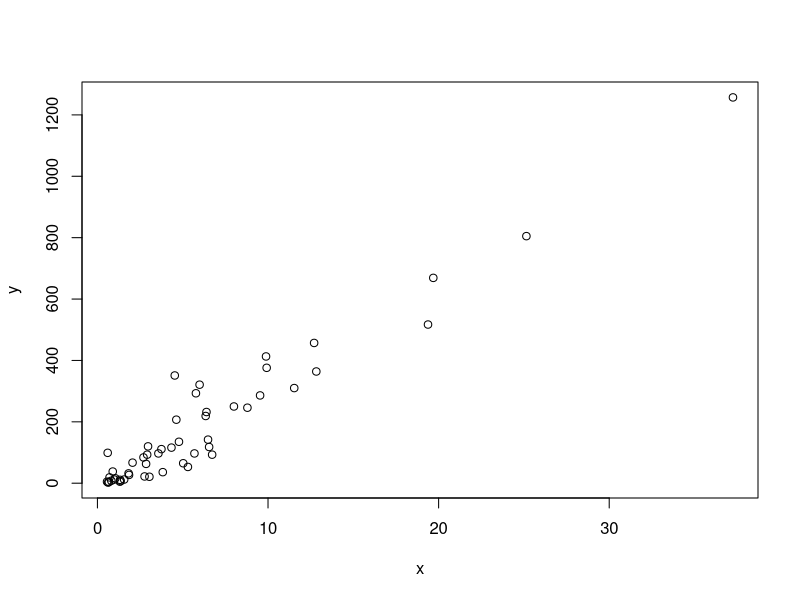
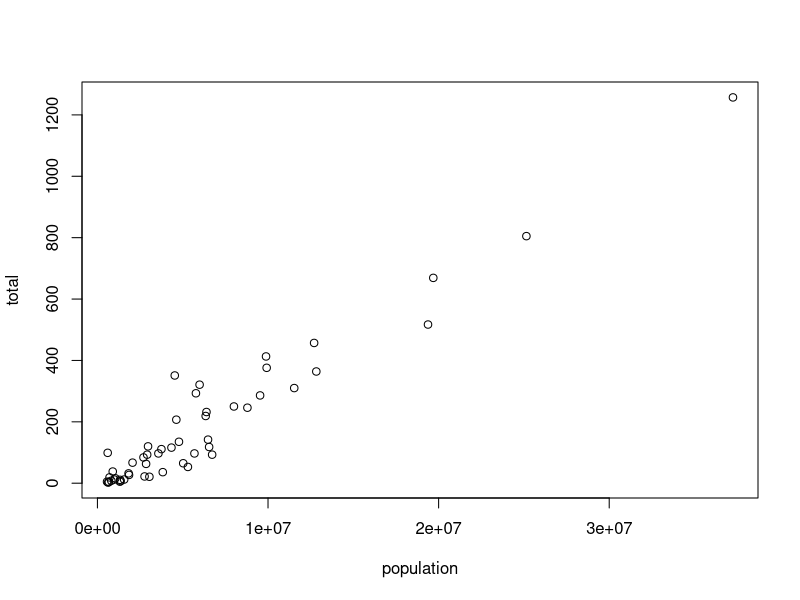
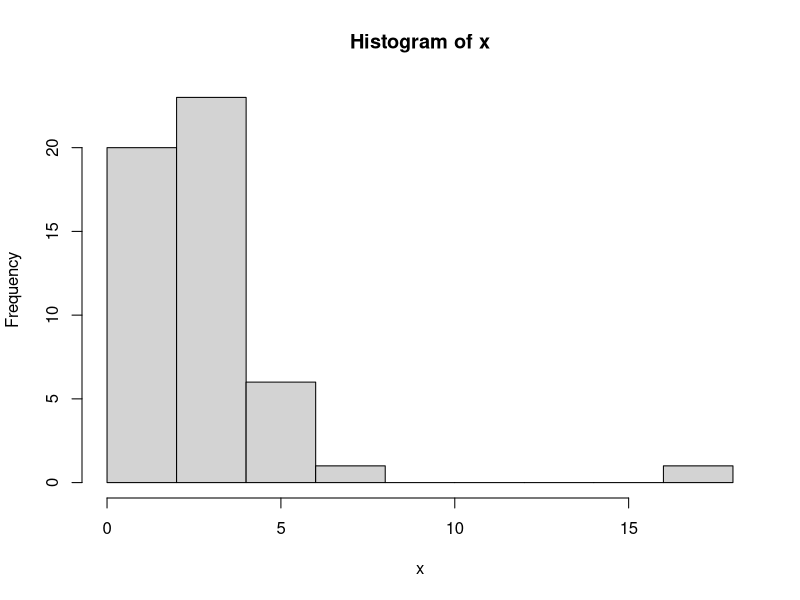
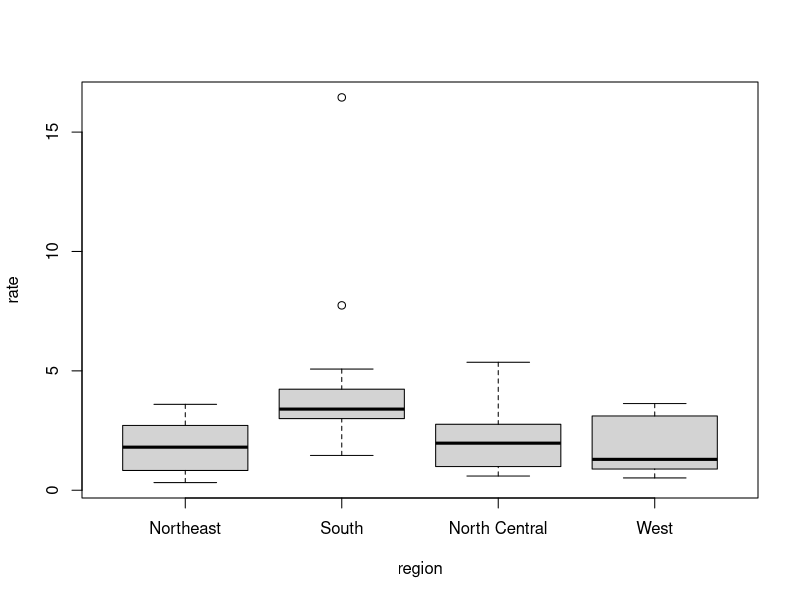
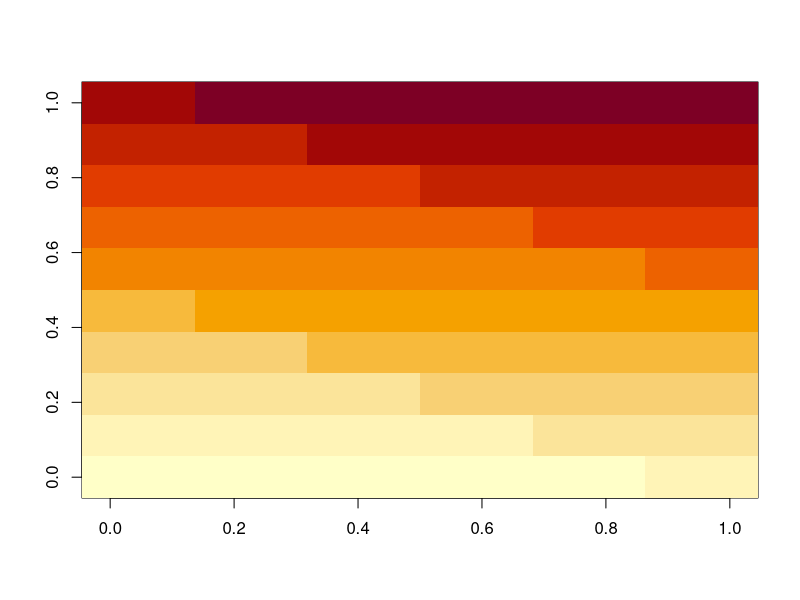
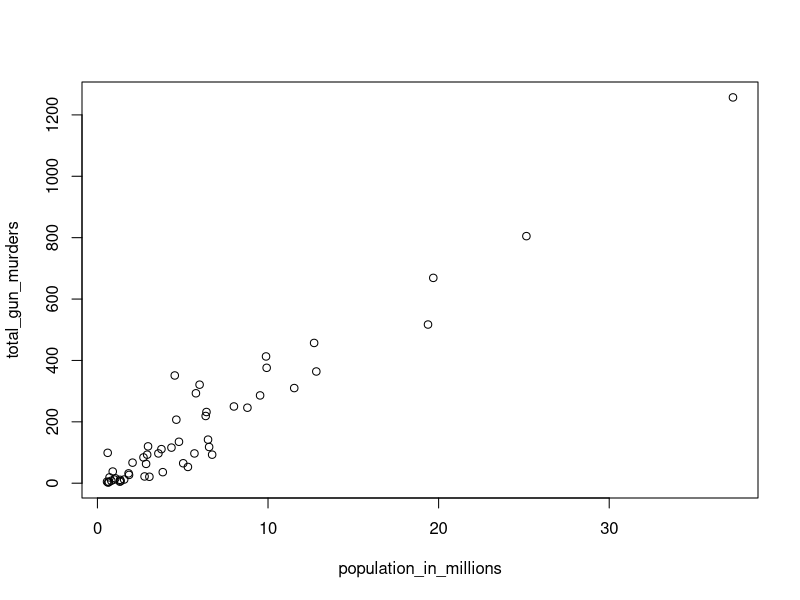
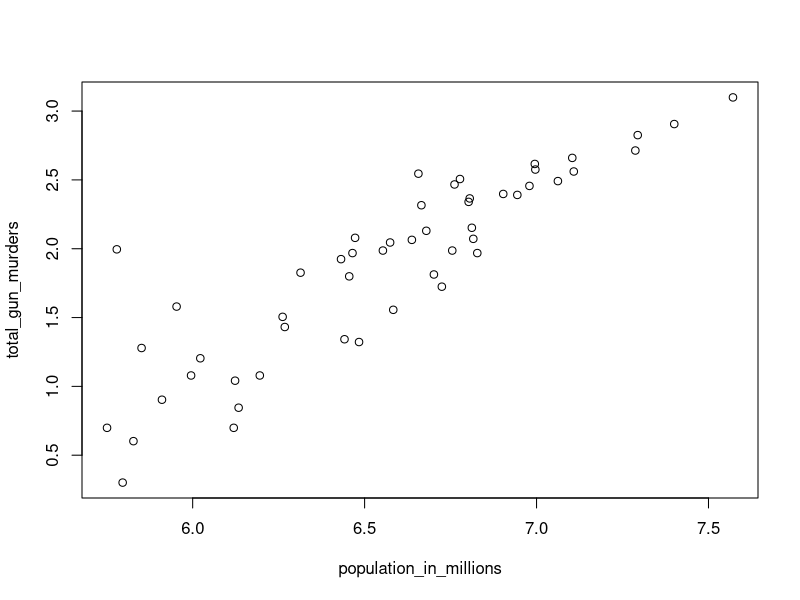
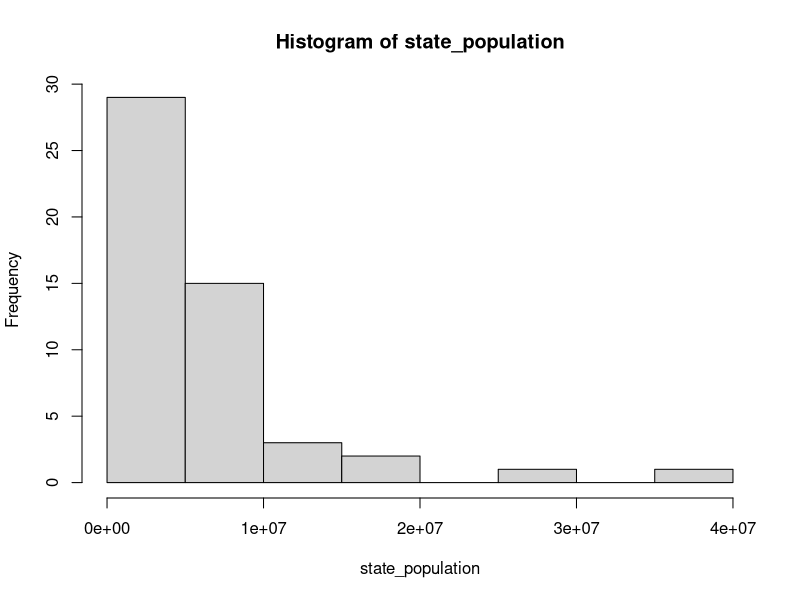

The R script that drew these images, in order:
## ---- chunk 1
a<-1
b<-1
c<--1
## ---- chunk 2
a
## ---- chunk 3
print(a)
## ---- chunk 4
ls()
## ---- chunk 5
(-b+sqrt(b^2-4*a*c))/2*a
(-b-sqrt(b^2-4*a*c))/2*a
## ---- chunk 6
log(8)
log(a)
## ---- chunk 7
help("log")
## ---- chunk 8
?log
## ---- chunk 9
args(log)
## ---- chunk 10
log(8,base=2)
## ---- chunk 11
log(x=8,base=2)
## ---- chunk 12
log(8,2)
## ---- chunk 13
log(base=2,x=8)
## ---- chunk 14
2^3
## ---- chunk 15
help("+")
## ---- chunk 16
?"+"
## ---- chunk 17
help(">")
## ---- chunk 18
?">"
## ---- chunk 19
data()
## ---- chunk 20
co2
## ---- chunk 21
pi
Inf+1
## ---- chunk 22
solution_1 <- (-b + sqrt(b^2 - 4*a*c)) / (2*a)
solution_2 <- (-b - sqrt(b^2 - 4*a*c)) / (2*a)
## ---- chunk 23
a<-3
b<-2
c<--1
(-b+sqrt(b^2-4*a*c))/2*a
(-b-sqrt(b^2-4*a*c))/2*a
## ---- chunk 24
## Code to compute solution to quadratic equation of the form ax^2+b+c
##define the variables
a<-3
b<-2
c<--1

##now compute the solution
(-b+sqrt(b^2-4*a*c))/2*a
(-b-sqrt(b^2-4*a*c))/2*a
## ---- chunk 25
n<-100
n*(n+1)/2
## ---- chunk 26
n<-1000
n*(n+1)/2
## ---- chunk 27
n<-1000
x<-seq(1,n)
sum(x)
## ---- chunk 28
log(sqrt(100),10)
## ---- chunk 29
a<-2
class(a)
## ---- chunk 30
library(dslabs)
data(murders)
## ---- chunk 31
class(murders)
## ---- chunk 32
str(murders)
## ---- chunk 33
head(murders)
## ---- chunk 34
murders$population
## ---- chunk 35
names(murders)
## ---- chunk 36
pop<-murders$population
length(pop)
## ---- chunk 37
class(pop)
## ---- chunk 38
class(murders$state)
## ---- chunk 39
z<-3==2
z
class(z)
## ---- chunk 40
?Comparison
## ---- chunk 41
class(1L)
## ---- chunk 42
class(murders$region)
## ---- chunk 43
levels(murders$region)
## ---- chunk 44
region<-murders$region
value<-murders$total
region<-reorder(region,value,FUN=sum)
levels(region)
## ---- chunk 45
record<-list(name="John Doe",
             student_id=1234,
             grades=c(95,82,91,97,93),
             final_grade="A")
## ---- chunk 46
record
class(record)
## ---- chunk 47
record$student_id
## ---- chunk 48
record[["student_id"]]
## ---- chunk 49
record2<-list("John Doe",1234)
record2
## ---- chunk 50
record2[[1]]
## ---- chunk 51
mat<-matrix(1:12,4,3)
mat
## ---- chunk 52
mat[2,3]
## ---- chunk 53
mat[2,]
## ---- chunk 54
mat[,3]
## ---- chunk 55
mat[,2:3]
## ---- chunk 56
mat[1:2,2:3]
## ---- chunk 57
as.data.frame(mat)
## ---- chunk 58
data("murders")
murders[25,1]
murders[2:3,]
## ---- chunk 59
library(dslabs)
data(murders)
## ---- chunk 60
str(murders)
## ---- chunk 61
names(murders)
## ---- chunk 62
a<-murders$abb
class(a)
## ---- chunk 63
b<-murders[["abb"]]
identical(a,b)
## ---- chunk 64
class(murders$region)
## ---- chunk 65
length(levels(murders$region))
## ---- chunk 66
table(murders$region)
## ---- chunk 67
codes<-c(380,124,818)
codes
## ---- chunk 68
country<-c("italy","canada","egypt")
## ---- chunk 69
country <- c('italy', 'canada', 'egypt')
## ---- chunk 70
country<-c('italy','canada','egypt')
## ---- chunk 71
codes<-c(italy=380, canada=124, egypt=818)
codes
## ---- chunk 72
class(codes)
## ---- chunk 73
names(codes)
## ---- chunk 74
codes <- c("italy" = 380, "canada" = 124, "egypt" = 818)
codes
## ---- chunk 75
codes<-c(380,124,818)
country<-c("italy","canada","egypt")
names(codes)<-country
codes
## ---- chunk 76
seq(1,10)
## ---- chunk 77
seq(1,10,2)
## ---- chunk 78
1:10
## ---- chunk 79
class(1:10)
## ---- chunk 80
class(seq(1,10,0.5))
## ---- chunk 81
codes[2]
## ---- chunk 82
codes[c(1,3)]
## ---- chunk 83
codes[1:2]
## ---- chunk 84
codes["canada"]
codes[c("egypt","italy")]
## ---- chunk 85
x<-c(1,"canada",3)
## ---- chunk 86
x
class(x)
## ---- chunk 87
x<-1:5
y<-as.character(x)
y
## ---- chunk 88
as.numeric(y)
## ---- chunk 89
x<-c("1","b","3")
as.numeric(x)
## ---- chunk 90
temp<-c(35,88,42,84,81,30)
temp
## ---- chunk 91
city<-c("Beijing", "Lagos", "Paris", "Rio de Janeiro", "San Juan", "Toronto")
city
## ---- chunk 92
names(temp)<-city
temp
## ---- chunk 93
temp[1:3]
## ---- chunk 94
temp[c("Paris","San Juan")]
## ---- chunk 95
seq(12,73)
## ---- chunk 96
seq(1,100,2)
## ---- chunk 97
seq(6,55,4/7)
## ---- chunk 98
a <- seq(1, 10, 0.5)
class(a)
## ---- chunk 99
a <- seq(1, 10)
class(a)
## ---- chunk 100
class(1L)
## ---- chunk 101
x <- c("1", "3", "5")
## ---- chunk 102
x <- c("1", "3", "5")
class(x)
y<-as.integer(x)
class(y)
## ---- chunk 103
library(dslabs)
data(murders)
sort(murders$total)
## ---- chunk 104
x<-c(31,4,15,92,65)
sort(x)
## ---- chunk 105
index<-order(x)
x[index]
## ---- chunk 106
x
order(x)
## ---- chunk 107
murders$state[1:6]
murders$abb[1:6]
## ---- chunk 108
ind<-order(murders$total)
murders$abb[ind]
## ---- chunk 109
max(murders$total)
## ---- chunk 110
i_max<-which.max(murders$total)
murders$state[i_max]
## ---- chunk 111
x<-c(31,4,15,92,65)
rank(x)
## ---- chunk 112
x<-c(1,2,3)
y<-c(10,20,30,40,50,60,70)
x+y
## ---- chunk 113
library(dslabs)
data(murders)
## ---- chunk 114
pop<-murders$population
pop<-sort(pop)
pop[1]
## ---- chunk 115
order(murders$population)[1]
## ---- chunk 116
which.min(murders$population)
## ---- chunk 117
state<-murders$state
state[51]
## ---- chunk 118
temp<-c(35,88,42,84,81,30)
city<-c("Beijing","Lagos","Paris","Rio de Janeiro","San Juan","Toronto")
city_temps<-data.frame(name=city,temperature=temp)
## ---- chunk 119
ranks<-rank(murders$population)
my_df<-data.frame(name=murders$state,rank=ranks)
my_df
## ---- chunk 120
ind<-order(murders$population)
my_df<-data.frame(name=murders$state[ind],rank=ranks[ind])
my_df
## ---- chunk 121
data("na_example")
str(na_example)
## ---- chunk 122
mean(na_example)
## ---- chunk 123
sum(is.na(na_example))
## ---- chunk 124
Na<-is.na(na_example)
mean(na_example[!Na])
## ---- chunk 125
library(dslabs)
data("murders")
murders$state[which.max(murders$population)]
## ---- chunk 126
inches<-c(69,62,66,70,70,73,67,73,67,70)
## ---- chunk 127
inches*2.54
## ---- chunk 128
inches-69
## ---- chunk 129
murder_rate<-murders$total/murders$population
## ---- chunk 130
murders$abb[order(murder_rate)]
## ---- chunk 131
temp<-c(35,88,42,84,81,30)
city<-c("Beijing","Lagos","Paris","Rio de Janeiro","San Juan","Toronto")
temps<-data.frame(name=city,temperature=temp)
temps
## ---- chunk 132
temp<-c(35,88,42,84,81,30)
city<-c("Beijing","Lagos","Paris","Rio de Janeiro","San Juan","Toronto")
tempC<-(temp-32)*(5/9)
temps<-data.frame(name=city,temperature=tempC)
temps
## ---- chunk 133
x<-1:100
sum(1/(x^2))
## ---- chunk 134
murder_rate<-murders$total/murders$population*100000
mean(murder_rate)
## ---- chunk 135
library(dslabs)
data("murders")
## ---- chunk 136
murder_rate<-murders$total/murders$population*100000
## ---- chunk 137
ind<-murder_rate<0.71
## ---- chunk 138
ind<-murder_rate<=0.71
## ---- chunk 139
murders$state[ind]
## ---- chunk 140
sum(ind)
## ---- chunk 141
TRUE&TRUE
TRUE&FALSE
FALSE&FALSE
## ---- chunk 142
west<-murders$region=="West"
safe<-murder_rate<=1 
## ---- chunk 143
ind<-safe&west
murders$state[ind]
## ---- chunk 144
ind<-which(murders$state=="California")
murder_rate[ind]
## ---- chunk 145
ind<-match(c("New York","Florida","Texas"),murders$state)
ind
## ---- chunk 146
murder_rate[ind]
## ---- chunk 147
c("Boston","Dakota","Washington")%in%murders$state
## ---- chunk 148
match(c("New York","Florida","Texas"),murders$state)
which(murders$state%in%c("New York","Florida","Texas"))
## ---- chunk 149
library(dslabs)
data(murders)
## ---- chunk 150
murder_rate<-murders$total/murders$population*100000
low<-murder_rate<1
## ---- chunk 151
which(low)
## ---- chunk 152
murders$state[which(low)]
## ---- chunk 153
east<-murders$region=="Northeast"
murders$state[which(low&east)]
## ---- chunk 154
sum(murder_rate<mean(murder_rate))
## ---- chunk 155
ind<-match(c("AK","MI","IA"),murders$abb)
murders$state[ind]
## ---- chunk 156
c("MA","ME","MI","MO","MU")%in%murders$abb
## ---- chunk 157
!c("MA","ME","MI","MO","MU")%in%murders$abb
## ---- chunk 158
x<-murders$population/10^6
y<-murders$total
plot(x,y)
## ---- chunk 159
with(murders, plot(population, total))
## ---- chunk 160
x<-with(murders, total/population*100000)
hist(x)
## ---- chunk 161
murders$state[which.max(x)]
## ---- chunk 162
murders$rate<-with(murders,total/population*100000)
boxplot(rate~region,data=murders)
## ---- chunk 163
x<-matrix(1:120,12,10)
image(x)
## ---- chunk 164
library(dslabs)
data(murders)
population_in_millions<-murders$population/10^6
total_gun_murders<-murders$total
plot(population_in_millions,total_gun_murders)
## ---- chunk 165
population_in_millions<-log(murders$population,10)
total_gun_murders<-log(murders$total,10)
plot(population_in_millions,total_gun_murders)
## ---- chunk 166
state_population<-murders$population
hist(state_population)
## ---- chunk 167
boxplot(population~region,data=murders)
